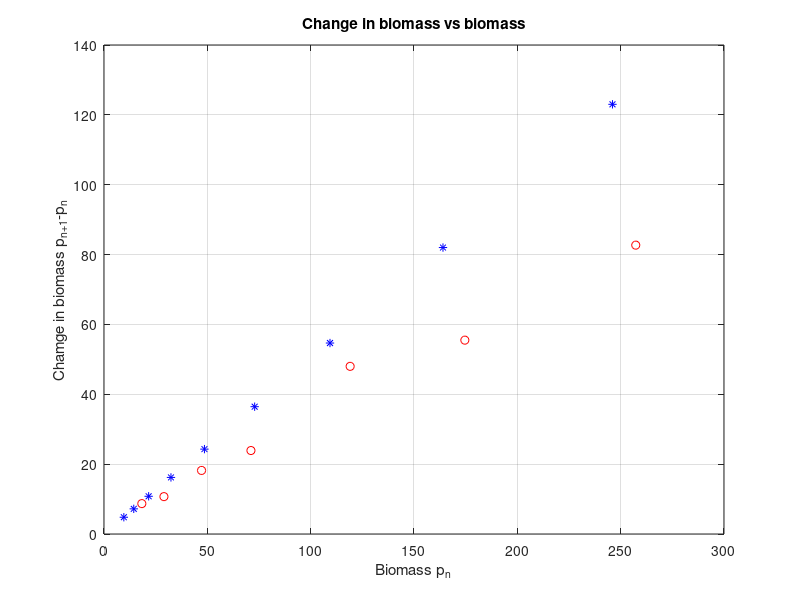

The MATLAB script that drew this image:
clc; clear all; close all;
n=10;
Datap=[18.3 29.0 47.2 71.1 119.1 174.6 257.3];
Datadeltap=[8.7 10.7 18.2 23.9 48.0 55.5 82.7];
p=zeros(n,1);
dp=zeros(n,1);
p(1)=9.6;
for i=2:n
    p(i)=1.5*p(i-1);
    dp(i-1)=0.5*p(i-1); %0.5*Pn (penjelasan dibawah)
end
figure(1);
plot(p(1:n-1,1), dp(1:n-1,1), 'b*');
hold on;
plot(Datap,Datadeltap,'ro');
grid on;
title('Change in biomass vs biomass');
xlabel('Biomass p_n');
ylabel('Chamge in biomass p_{n+1}-p_n');

% APn=(Pn-1 - Pn)=k*Pn=0.5*Pn
% k=(y1-y2)/(x2-x1)=(48-23.9)/(119.1-71.1)=0.5